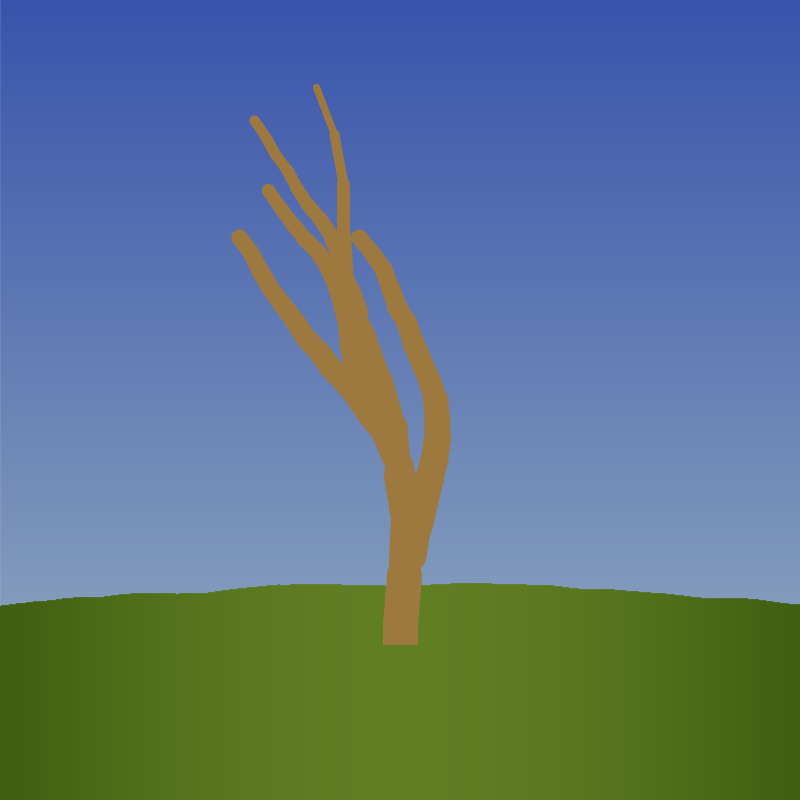
Frame 1 (no input)
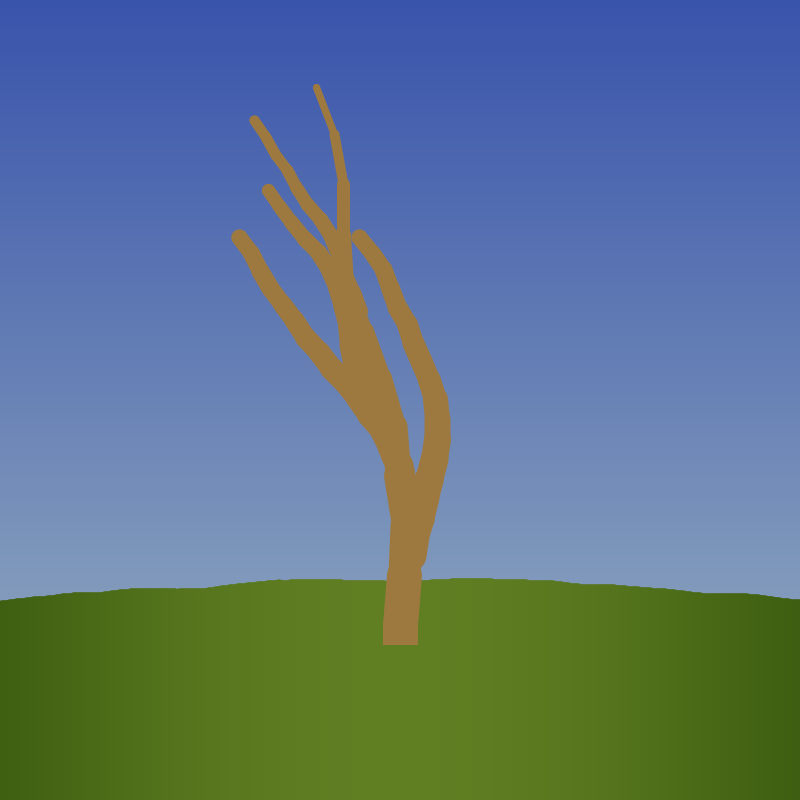
Frame 60 (the mouse pressed at the canvas centre just before this capture)
Frame 120 (the mouse held since frame 60 and released just before this capture): identical to frame 60, image omitted

The Processing sketch that drew these frames (run headless with seeded random() and noise(); from frame 60 on, the mouse is pressed at the canvas centre):

// Processing sketch: Tree_Generation
// ── Tree_Generation.pde
Tree GreatOak;
float YOff;

void setup() {
  size(800, 800);
  GreatOak = new Tree(width/2, 625);
  GreatOak.GenerateTree();
}

void draw() {
  BackgroundGradient();
  GrassGradient();
  GreatOak.DrawTree();
}




void BackgroundGradient() {
  for (int i = 0; i <= height; i++) {
    float inter = map(i, 0, height, 0, 1);
    color c = lerpColor(#3853AB, #9AB2C1, inter);
    stroke(c);
    line(0, i, width, i);
  }
}

void GrassGradient() {
  float Y = YOff;
  for (int i = 0; i < width; i++) {
    float Angle = map(i, 0, width, 0, PI);
    float Sin = sin(Angle);
    color c = lerpColor(#3E5E11, #607E22, Sin);
    stroke(c);
    line(i, 600-Sin*20+map(noise(Y), 0, 1, 0, 10), i, height);
    Y += 0.01;
  }
}

void mouseClicked() {
  GreatOak.GenerateTree();
  YOff = random(0, 1);
}

// ── Branch_Class.pde
class Branch {
  PVector Start;
  boolean Spread;
  ArrayList<PVector> Positions;
  ArrayList<PVector> Leaves;
  float Angle;
  int Amount;

  Branch(float X, float Y, float angle, boolean Possible) {
    Start = new PVector(X, Y);
    Spread = Possible;
    Angle = angle;
    Amount = floor(map(Start.y,height,0,25,3));
    Positions = new ArrayList<PVector>();
  }

  void Grow() {
    int Count = 0;
    float YPos = Start.y;
    float XPos = Start.x;
    while (Count < Amount) {
      Angle += random(-PI/15, PI/15);
      XPos += cos(Angle)*20;
      YPos += sin(Angle)*20;
      Positions.add(new PVector(XPos, YPos));
      Count++;
    }
  }

  void Show() {
    for (int i = 0; i < Positions.size()-1; i++) {
      PVector One = Positions.get(i);
      PVector Two = Positions.get(i+1);
      strokeWeight(floor(map(One.y, height, 0, 45, 3)));
      stroke(#9D7940);
      line(One.x, One.y, Two.x, Two.y);
    }
    PVector One = Positions.get(Positions.size()-2);
    PVector Two = Positions.get(Positions.size()-1);
    strokeWeight(floor(map(One.y, height, 0, 45, 3)));
    stroke(#9D7940);
    line(One.x, One.y, Two.x, Two.y);
  }
}

// ── Tree_Class.pde
class Tree {
  ArrayList<PVector> Positions;
  ArrayList<Branch> Branches;
  PVector Start;

  Tree(float X, float Y) {
    Start = new PVector(X, Y);
  }

  void GenerateTree() {
    Reset();
    boolean CarryOn = true;
    float YPos = Positions.get(0).y;
    float XPos = Positions.get(0).x;
    int Count = 0;
    float Angle = 3*HALF_PI;
    while (YPos > 100) {
      Angle += random(-PI/10, PI/10);
      XPos += cos(Angle)*50;
      YPos += sin(Angle)*50;
      Positions.add(new PVector(XPos, YPos));
      if (random(1) < map(YPos, 100, height, 0, 0.8)) {
        Branches.add(new Branch(XPos, YPos, Angle, true));
        Branches.get(Branches.size()-1).Grow();
      }
      Count++;
    }
  }

  void DrawTree() {
    noStroke();
    fill(#9D7940);
    rect(Start.x-floor(map(Start.y, height, 0, 45, 0))/2, Start.y, floor(map(Start.y, height, 0, 45, 0)), 20);
    for (int i = 0; i < Positions.size()-1; i++) {
      PVector One = Positions.get(i);
      PVector Two = Positions.get(i+1);
      strokeWeight(floor(map(One.y, height, 0, 45, 0)));
      stroke(#9D7940);
      line(One.x, One.y, Two.x, Two.y);
    }
    PVector One = Positions.get(Positions.size()-2);
    PVector Two = Positions.get(Positions.size()-1);
    strokeWeight(floor(map(One.y, height, 0, 45, 0)));
    stroke(#9D7940);
    line(One.x, One.y, Two.x, Two.y);
    for (Branch Current : Branches) {
      Current.Show();
    }
  }

  void Reset() {
    Positions = new ArrayList<PVector>();
    Branches = new ArrayList<Branch>();
    Positions.add(new PVector(Start.x, Start.y));
  }
}
